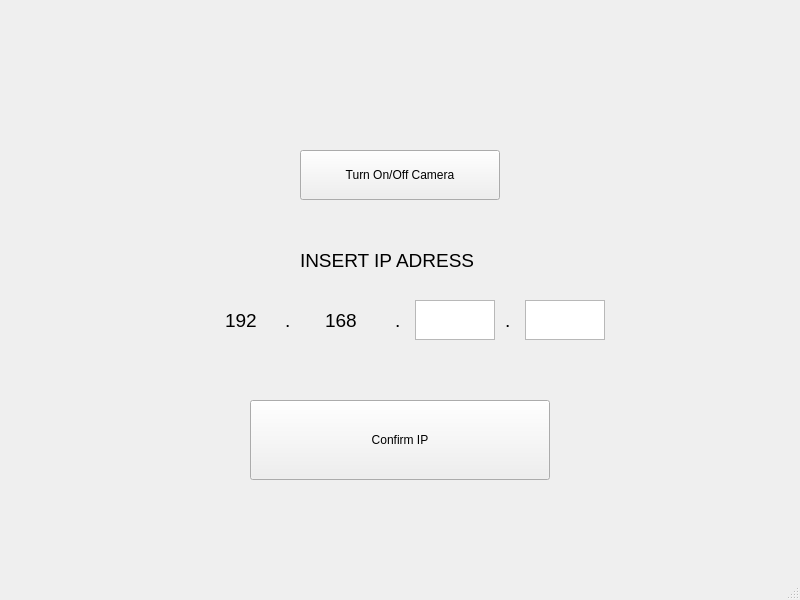
<?xml version="1.0" encoding="UTF-8"?>
<ui version="4.0">
 <class>MainWindow</class>
 <widget class="QMainWindow" name="MainWindow">
  <property name="geometry">
   <rect>
    <x>0</x>
    <y>0</y>
    <width>800</width>
    <height>600</height>
   </rect>
  </property>
  <property name="windowTitle">
   <string>MainWindow</string>
  </property>
  <widget class="QWidget" name="centralwidget">
   <widget class="QPushButton" name="confirmButton">
    <property name="geometry">
     <rect>
      <x>250</x>
      <y>400</y>
      <width>300</width>
      <height>80</height>
     </rect>
    </property>
    <property name="text">
     <string>Confirm IP</string>
    </property>
   </widget>
   <widget class="QTextEdit" name="IP_3_textArea">
    <property name="geometry">
     <rect>
      <x>415</x>
      <y>300</y>
      <width>80</width>
      <height>40</height>
     </rect>
    </property>
    <property name="font">
     <font>
      <pointsize>14</pointsize>
     </font>
    </property>
   </widget>
   <widget class="QTextEdit" name="IP_4_textArea">
    <property name="geometry">
     <rect>
      <x>525</x>
      <y>300</y>
      <width>80</width>
      <height>40</height>
     </rect>
    </property>
    <property name="font">
     <font>
      <pointsize>14</pointsize>
     </font>
    </property>
   </widget>
   <widget class="QLabel" name="dotLabel1">
    <property name="geometry">
     <rect>
      <x>285</x>
      <y>300</y>
      <width>10</width>
      <height>40</height>
     </rect>
    </property>
    <property name="font">
     <font>
      <pointsize>14</pointsize>
     </font>
    </property>
    <property name="text">
     <string>.</string>
    </property>
   </widget>
   <widget class="QLabel" name="dotLabel3">
    <property name="geometry">
     <rect>
      <x>505</x>
      <y>300</y>
      <width>10</width>
      <height>40</height>
     </rect>
    </property>
    <property name="font">
     <font>
      <pointsize>14</pointsize>
     </font>
    </property>
    <property name="text">
     <string>.</string>
    </property>
   </widget>
   <widget class="QLabel" name="dotLabel2">
    <property name="geometry">
     <rect>
      <x>395</x>
      <y>300</y>
      <width>10</width>
      <height>40</height>
     </rect>
    </property>
    <property name="font">
     <font>
      <pointsize>14</pointsize>
     </font>
    </property>
    <property name="text">
     <string>.</string>
    </property>
   </widget>
   <widget class="QLabel" name="instructionLabel">
    <property name="geometry">
     <rect>
      <x>300</x>
      <y>240</y>
      <width>200</width>
      <height>40</height>
     </rect>
    </property>
    <property name="font">
     <font>
      <pointsize>14</pointsize>
     </font>
    </property>
    <property name="text">
     <string>INSERT IP ADRESS</string>
    </property>
   </widget>
   <widget class="QLabel" name="instructionLabel_2">
    <property name="geometry">
     <rect>
      <x>225</x>
      <y>300</y>
      <width>51</width>
      <height>40</height>
     </rect>
    </property>
    <property name="font">
     <font>
      <pointsize>14</pointsize>
     </font>
    </property>
    <property name="text">
     <string>192</string>
    </property>
   </widget>
   <widget class="QLabel" name="instructionLabel_3">
    <property name="geometry">
     <rect>
      <x>325</x>
      <y>300</y>
      <width>51</width>
      <height>40</height>
     </rect>
    </property>
    <property name="font">
     <font>
      <pointsize>14</pointsize>
     </font>
    </property>
    <property name="text">
     <string>168</string>
    </property>
   </widget>
   <widget class="QPushButton" name="cameraButton">
    <property name="geometry">
     <rect>
      <x>300</x>
      <y>150</y>
      <width>200</width>
      <height>50</height>
     </rect>
    </property>
    <property name="text">
     <string>Turn On/Off Camera</string>
    </property>
   </widget>
  </widget>
  <widget class="QMenuBar" name="menubar">
   <property name="geometry">
    <rect>
     <x>0</x>
     <y>0</y>
     <width>800</width>
     <height>26</height>
    </rect>
   </property>
  </widget>
  <widget class="QStatusBar" name="statusbar"/>
 </widget>
 <resources/>
 <connections/>
</ui>
